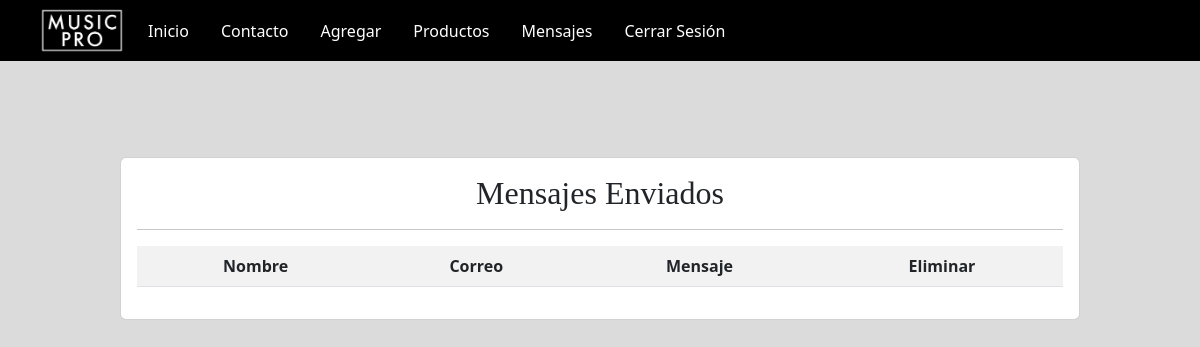
Page /mensajes/ (signed in) on the earlier database version.
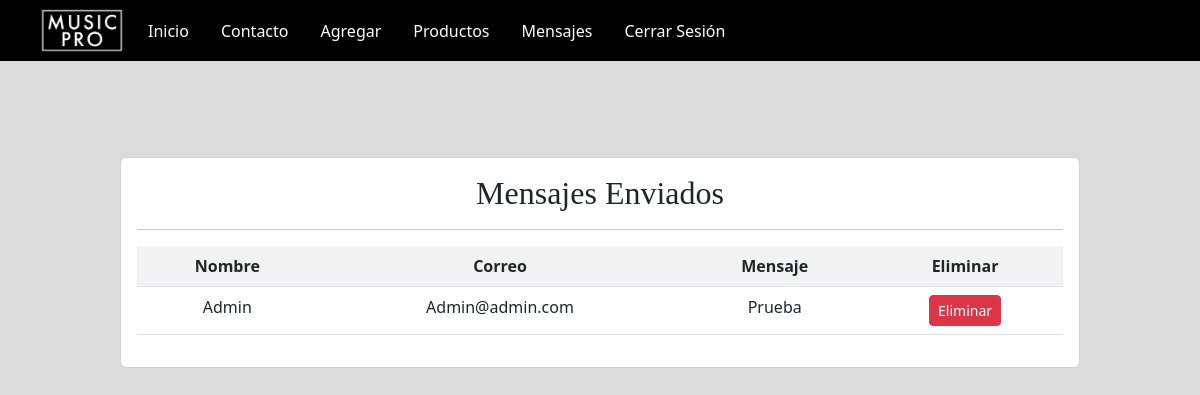
Same page on the later database version.
### app/models.py (models this page shows, shortened)
class Contacto(models.Model):
    nombre = models.CharField(max_length=25)
    correo = models.EmailField()
    mensaje = models.TextField()

### app/views.py (the view)
# urls.py: path('mensajes/', listacontacto,  name="listacontacto"),
@permission_required('app.view_producto')
def listacontacto(request):
    productos = Contacto.objects.all()
    page = request.GET.get('page',1)
    try:
        paginator = Paginator(productos, 3)
        productos = paginator.page(page)
    except:
        raise Http404
    data = {
        'entity': productos,
        'paginator': paginator
    }
    return render(request, 'app/producto/listacontacto.html', data)

### app/templates/app/producto/listacontacto.html (shortened to what this page needs)
{% extends 'app/base.html' %}
{% block contenido %}
{% load humanize %}
<br> <br> <br>
<div class="card">
    <div class="card-body">
        <h2 style="text-align: center;">Mensajes Enviados</h2>
        <hr>
        <table class="table table-striped table-hover table-responsive-sm">
            <tr>
                <th style="text-align: center;" >Nombre</th>
                <th style="text-align: center;" >Correo</th>
                <th style="text-align: center;" >Mensaje</th>
                {% if perms.app.view_producto %}
                <th style="text-align: center;" >Eliminar</th>
                {% endif %}
            </tr>
            {% for p in entity %}
            <tr>
                <td style="text-align: center;" >{{ p.nombre | capfirst }}</td>
                <td style="text-align: center;" >{{ p.correo  }}</td>
                <td style="text-align: center;" > {{ p.mensaje | capfirst }}</td>
                <td style="text-align: center;">
                    {% if perms.app.view_producto %}
                    <a  style="text-align: center;" href="{% url 'eliminar_mensaje' p.id %}" class="btn btn-danger btn-sm">Eliminar</a>
                    {% endif %}
                </td>
            </tr>
            {% endfor %}
        </table>
{% endblock %}

Differences in the rows shown:
added Contacto: nombre "Admin", correo "Admin@admin.com", mensaje "Prueba"
